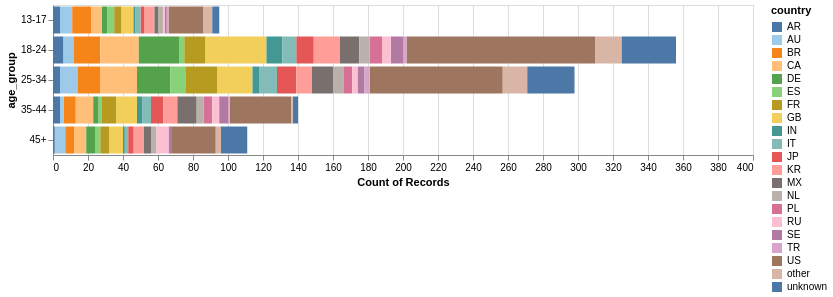

Notebook cell for this chart:
### Markdown cell above
**Altair version of the graph using the documentation**
- https://altair-viz.github.io/altair-viz-v4/gallery/horizontal_stacked_bar_chart.html
- https://altair-viz.github.io/altair-viz-v4/user_guide/customization.html?highlight=color

I first tried with Seaborn since thats what we did in the lab, but I like Altair better because its similar to what we did in vegalite

### Code cell
alt.Chart(viewers_df_resolved).mark_bar().encode(
    x='count():Q',
    y='age_group:N',
    color=alt.Color('country', scale=alt.Scale(scheme='tableau20')),
).properties(
    width=700,
    height=alt.Step(30)
)

### Figure 1 — Vega-Lite specification as saved in the notebook (floating-point values rounded to 4 significant figures; data arrays with more than 128 entries replaced by an {"elided": "..."} marker saying what was removed)
{"config": {"view": {"continuousWidth": 300, "continuousHeight": 300}}, "data": {"name": "data-cf69a8fa0df4f8aef07db707bf3c0995"}, "mark": {"type": "bar"}, "encoding": {"color": {"field": "country", "scale": {"scheme": "tableau20"}, "type": "nominal"}, "x": {"aggregate": "count", "type": "quantitative"}, "y": {"field": "age_group", "type": "nominal"}}, "height": {"step": 30}, "width": 700, "$schema": "https://vega.github.io/schema/vega-lite/v6.4.1.json", "datasets": {"data-cf69a8fa0df4f8aef07db707bf3c0995": {"elided": "1000 records"}}}
